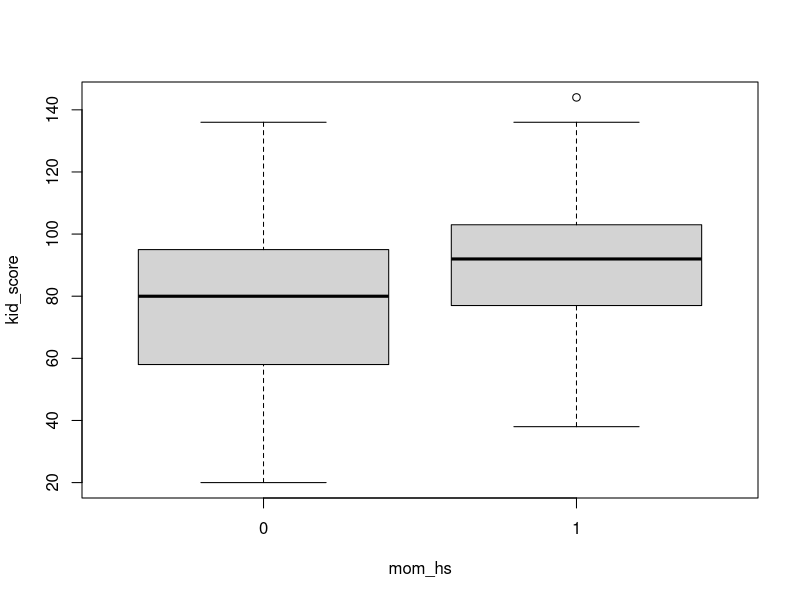
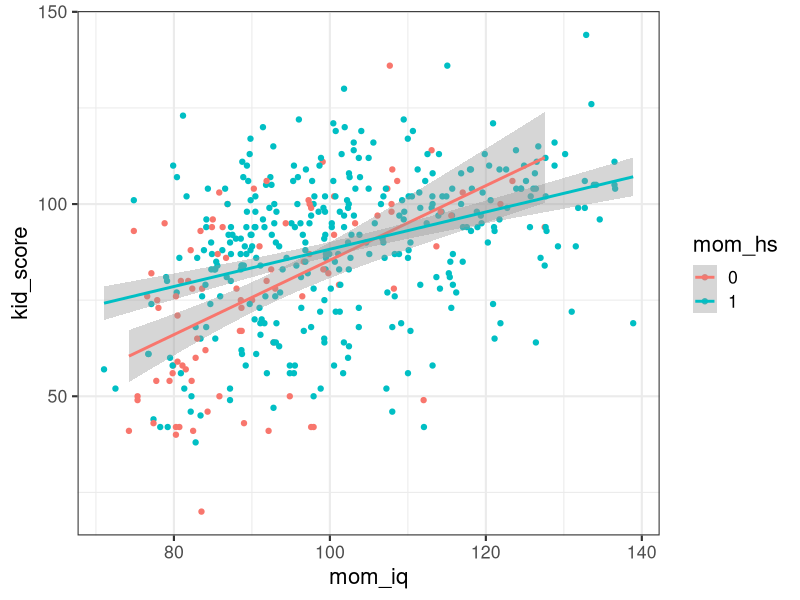
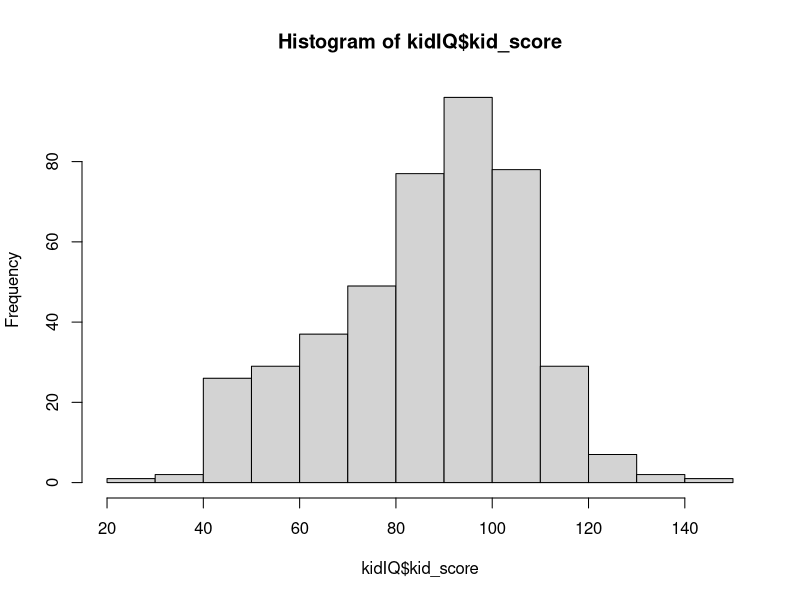
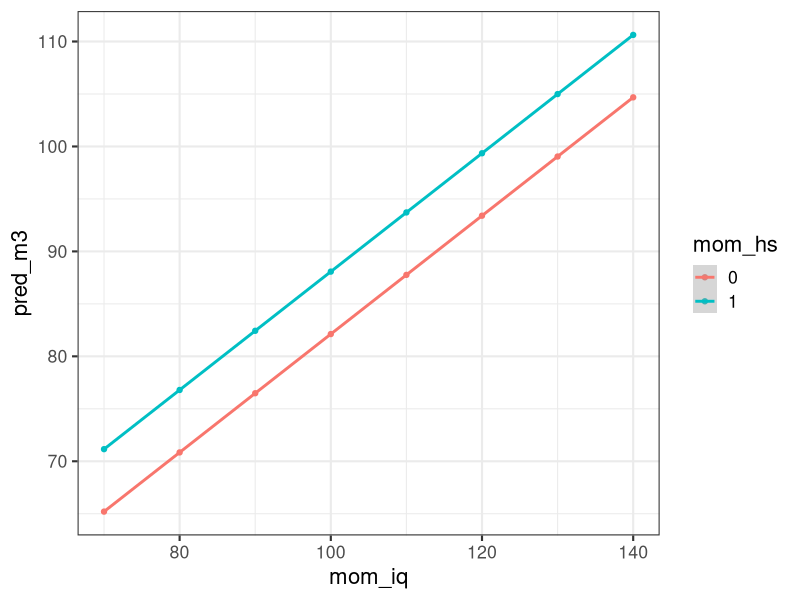
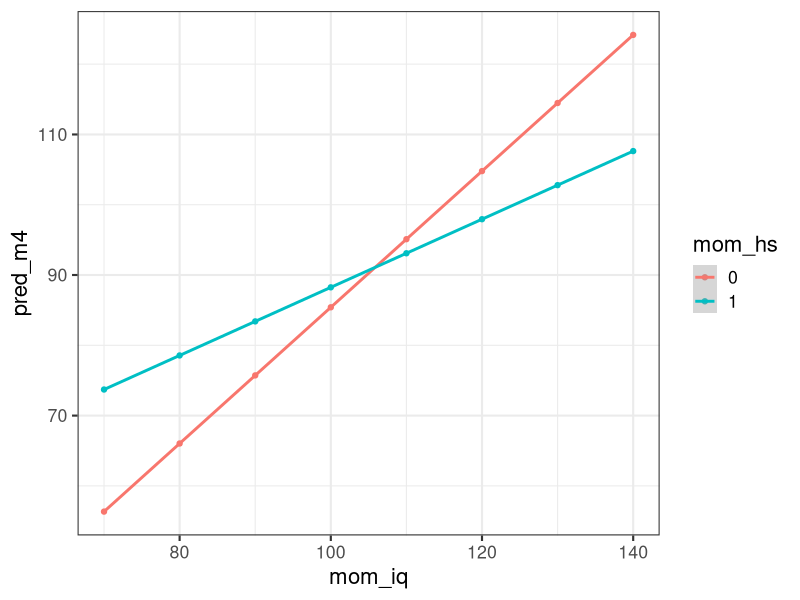
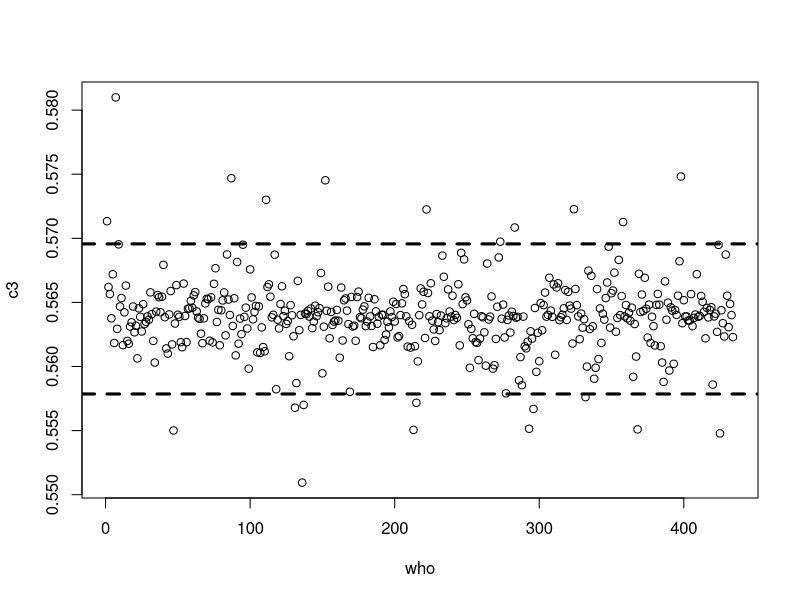
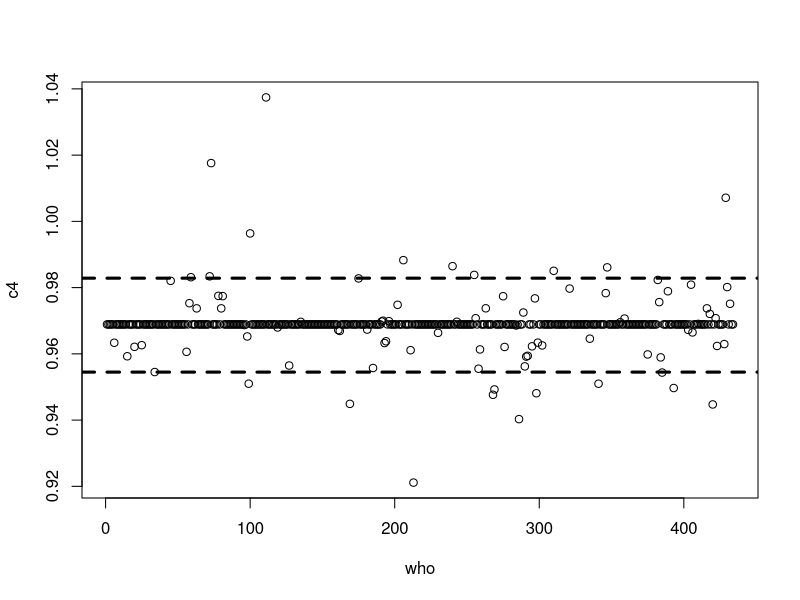

Write the R code that produced these figures, in order. (Note: this script raises an error after producing the figures.)
library(tidyverse)
kidIQ <- read_csv("kidiq.csv")
head(kidIQ)
kidIQ <- kidIQ %>%
  mutate(mom_hs = as.factor(mom_hs))
kidIQ <- kidIQ %>%
  mutate(mom_work = as.factor(mom_work))

boxplot(kid_score ~ mom_hs,
        data = kidIQ)

t.test(kid_score~mom_hs, data = kidIQ,
       alternative = "less")

ggplot(data = kidIQ, 
       aes(x = mom_iq, y = kid_score,
           colour = mom_hs)) +
  geom_point() +
  geom_smooth(method = "lm") + 
  theme_bw(base_size = 16)

####
mod1 <- lm(kid_score~as.numeric(mom_hs), kidIQ)
summary(mod1)

#### 
mod2 <- lm(kid_score~mom_iq, kidIQ)
summary(mod2)

HS0 <- subset(kidIQ, mom_hs == "0")
HS1 <- subset(kidIQ, mom_hs == "1")

mod2.a <- lm(kid_score~mom_iq, HS0)
summary(mod2.a)
mod2.b <- lm(kid_score~mom_iq, HS1)
summary(mod2.b)

####
mod3 <- lm(kid_score ~ mom_hs + mom_iq, kidIQ)
summary(mod3)

hist(kidIQ$kid_score)

mod4 <- lm(kid_score ~ mom_hs + mom_iq + mom_hs:mom_iq,
           kidIQ)
summary(mod4)

newIQs <- seq(70, 140, by = 10)
new.data <- tibble(mom_iq = c(newIQs, newIQs),
                   mom_hs = rep(c("0", "1"),
                                each = length(newIQs)))
pred3 <- predict(mod3, newdata = new.data)
pred4 <- predict(mod4, newdata = new.data)

allpreds <- tibble(new.data,
                   pred_m3 = pred3,
                   pred_m4 = pred4)

ggplot(data = allpreds, 
       aes(x = mom_iq, y = pred_m3,
           colour = mom_hs)) +
  geom_point() +
  geom_smooth(method = "lm") + 
  theme_bw(base_size = 16)

ggplot(data = allpreds, 
       aes(x = mom_iq, y = pred_m4,
           colour = mom_hs)) +
  geom_point() +
  geom_smooth(method = "lm") + 
  theme_bw(base_size = 16)


#### DUF
duf <- function(i){
  train <-  kidIQ[-i, ]
  test <- kidIQ[i, ]
  mod3.t <- lm(kid_score ~ mom_hs + mom_iq,
               data = train)
  mod4.t <- lm(kid_score ~ mom_hs + mom_iq + mom_hs:mom_iq,
               data = train)
  
  s3 <- summary(mod3.t)
  s4 <- summary(mod4.t)
  pred3 <- predict(mod3.t, newdata = test)
  pred4 <- predict(mod4.t, newdata = test)
  
  out <- tibble(
    who  = i,
    c3 = coef(mod3.t)[3],
    c4 = coef(mod4.t)[3],
    p3 = pred3,
    p4 = pred4,
    rsq3 = s3$r.squared,
    rsq4 = s4$r.squared,
    y = test$kid_score  
  )
}

resultados <- do.call(rbind,
                      lapply(1:nrow(kidIQ), duf) )

plot(c3~who, resultados)
Q3 <- quantile(resultados$c3, prob = c(.025, .975))
abline(h = Q3, lwd = 3, lty = 2)

plot(c4~who, resultados)
Q4 <- quantile(resultados$c4, prob = c(.025, .975))
abline(h = Q4, lwd = 3, lty = 2)

plot(res3~who, resultados)
R3 <- quantile(resultados$res3, prob = c(.025, .975))
abline(h = R3, lwd = 3, lty = 2)

plot(mod3)

